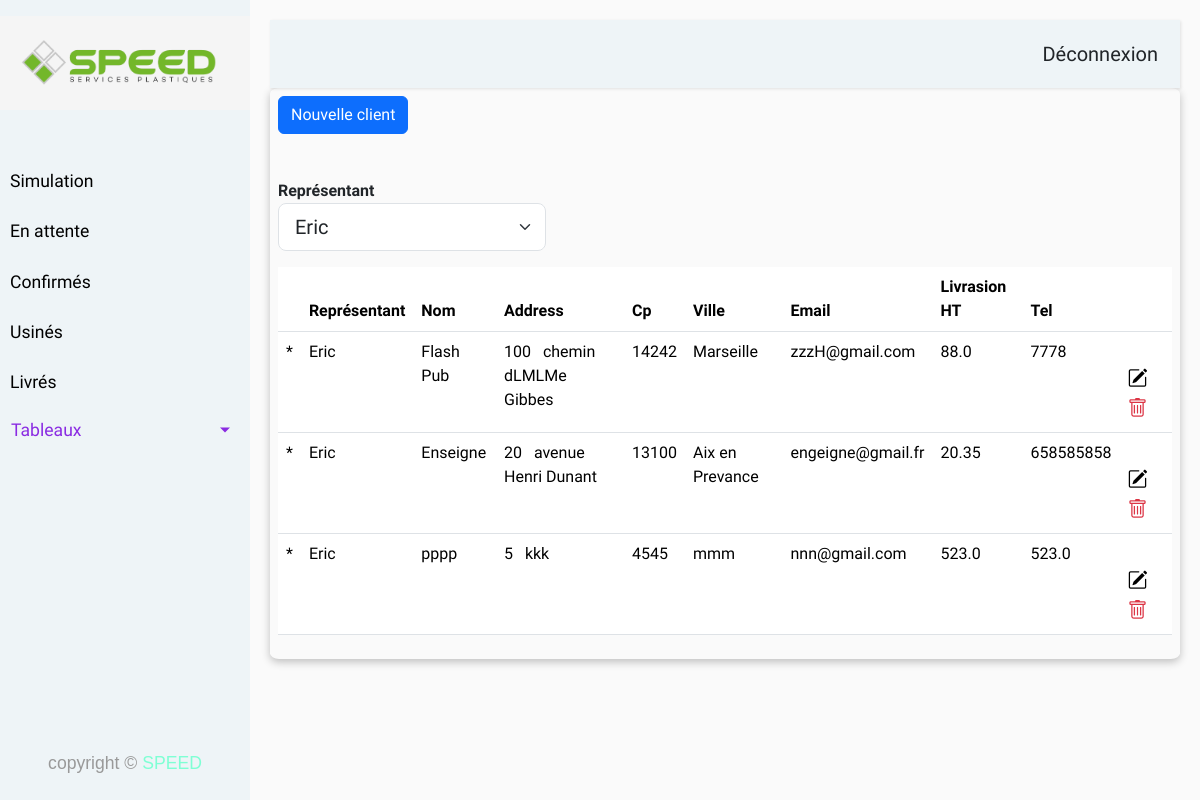
Screenshot of /clients (signed in) with the database file from the repository.
### models/models.py (models this page shows, shortened)
class Client(db.Model):
    __tablename__ = 'client'
    id = db.Column(db.Integer(),autoincrement=True, primary_key=True)
    user_id = db.Column(db.Integer , ForeignKey('user.id'),nullable=False)
    name = db.Column(db.String(80), nullable=False)
    ville = db.Column(db.String(80), nullable=False)
    cp = db.Column(db.Integer(), nullable=False)
    numero = db.Column(db.Integer(), nullable=True)
    addresse = db.Column(db.String(256), nullable=False)
    email = db.Column(db.String(255), unique=True)
    tel = db.Column(db.String(20), nullable=False)
    prix_livr = db.Column(db.Float , nullable=False)
    rel_client_commande = relationship("Commande", backref = "client")

class User(db.Model, UserMixin):
    __tablename__ = 'user'
    id = db.Column(db.Integer, autoincrement=True, primary_key=True)
    username=db.Column(db.String(255), nullable=False)
    email = db.Column(db.String(255), unique=True)
    password = db.Column(db.String(255), nullable=False, server_default='')
    tel = db.Column(db.String(20), nullable=False)
    role_id = db.Column(db.Integer , ForeignKey('role.id'),nullable=False)
    rel_user_client = relationship("Client", backref = "user")

### routes.py (the view)
@app.route('/clients')
@login_required
def clients():
    try:
        current_user_role = (Role.query.filter(Role.id == current_user.role_id).first()).name
    except Exception as e:
        return f"Error fetching current user role: {str(e)}"
    if current_user_role == "admin" :
        representants = get_all_representants()
        print(representants)
        first_rep = representants[0].id
        clients= get_cients_by_rep(first_rep)
    elif current_user_role == "comercial":
        representants = []
        representants.append(current_user)
        clients= get_cients_by_rep(current_user.id)
        print("xxxxxxxxxxx")
        print(current_user.username)
    return render_template('clients.html', user = current_user,current_user_role = current_user_role,representants = representants, clients=clients, page ="Clients")

### app.py (called while the page is built)
@login_manager.user_loader
def load_user(id):
    return User.query.get(int(id))

### models/models.py (called while the page is built)
def get_all_representants():
    return db.session.query(User).filter(or_(User.role_id == 1, User.role_id == 2)).all()

def get_cients_by_rep(first_rep_id):
    clients=db.session.query(Client.name,Client.ville,Client.cp,Client.numero,Client.addresse,User.username,Client.email,Client.tel,User.id,Client.id,Client.prix_livr).join(User,Client.user_id== User.id ).filter(Client.user_id == first_rep_id ).all()
    result = []
    for row in  clients :
        result.append(row._data)
    return result

### routes.py (called while the page is built)
@app.before_request
def session_handler():
    session.permanent = True
    app.permanent_session_lifetime = timedelta(days=30)

### templates/clients.html (shortened to what this page needs)
{% extends 'base.html' %}
{% block contenue %}
{% if current_user_role =="admin"  or current_user_role =="comercial" %}
    <a href="#" class="btn btn-primary" style="margin-bottom: 1.3rem;" onclick="newClientForm()">Nouvelle client </a>
{% endif %}
<table id="clients_table" class="table">
    <div class="mt-4">
        <label for="representant"><strong>Représentant</strong></label>
        <select id="representant" class="form-select form-select-lg mb-3"
            aria-label=".form-select-sm nouvelle_utilisateur" style="width: 30%;">
            {% for item in representants%}
            <option value='{{ item.id}}'>{{ item.username}}</option>
            {% endfor %}
        </select>
    </div>
    <thead class="thead-light">
        <tr>
            <th scope="row"></th>
            <th scope="col">Représentant</th>
            <th scope="col">Nom</th>
            <th scope="col">Address</th>
            <th scope="col">Cp</th>
            <th scope="col">Ville</th>
            <th scope="col">Email</th>
            <th scope="col">Livrasion HT</th>
            <th scope="col">Tel</th>
            {% if current_user_role =="admin" or current_user_role =="comercial"%}
                <th></th>
            {% endif %}
        </tr>
    </thead>
    <tbody>
        {% for item in clients %}
        <tr>
            <td>*</th>
            <td>{{item[5]}}</td>
            <td>{{item[0]}}</td>
            <td> <span class="numero_voie_edit_span">{{item[3]}}</span > &nbsp <span class="name_voie_edit_span">{{item[4]}}</span> </td>
            <td>{{item[2]}}</td>
            <td>{{item[1]}}</td>
            <td>{{item[6]}}</td>
            <td>{{item[10]}}</td>
            <td>{{item[7]}}</td>
            {% if current_user_role =="admin" or current_user_role =="comercial"%}
            <td>
                <i class="bi bi-pencil-square getInfoBtn" style="font-size: 20px;"></i>
                <i type="button" class="delete_icon bi bi-trash text-danger " style="font-size: 20px;"
                    onclick="delete_client(this,'{{item[9]}}')"></i>
            </td>
            {% endif %}
        </tr>
        {% endfor %}
    </tbody>
</table>
{% endblock %}

### static/css/style.css (style rules this page uses)
* { margin: 0; padding: 0; box-sizing: border-box; }
body { font-family: 'Poppins', sans-serif; background: #fafafa; }
a, a:hover, a:focus { color: inherit; text-decoration: none; transition: all 0.3s; }
body { font-family: 'Asap', sans-serif; }
.bi-pencil-square, bi-trash { font-size: 20px; }

### rows the page displays
Client: username "Eric", name "Flash Pub", numero "100", addresse "chemin dLMLMe Gibbes", cp "14242", ville "Marseille", email "zzzH@gmail.com", prix_livr "88.0", tel "7778"
Client: username "Eric", name "Enseigne", numero "20", addresse "avenue Henri Dunant", cp "13100", ville "Aix en Prevance", email "engeigne@gmail.fr", prix_livr "20.35", tel "658585858"
Client: username "Eric", name "pppp", numero "5", addresse "kkk", cp "4545", ville "mmm", email "nnn@gmail.com", prix_livr "523.0", tel "523.0"

### other values shown
form field value "Eric"
